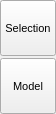
<?xml version="1.0" encoding="UTF-8"?>
<ui version="4.0">
 <class>AddHPopup</class>
 <widget class="QWidget" name="AddHPopup">
  <property name="geometry">
   <rect>
    <x>0</x>
    <y>0</y>
    <width>94</width>
    <height>114</height>
   </rect>
  </property>
  <property name="sizePolicy">
   <sizepolicy hsizetype="Minimum" vsizetype="Minimum">
    <horstretch>0</horstretch>
    <verstretch>0</verstretch>
   </sizepolicy>
  </property>
  <property name="font">
   <font>
    <pointsize>8</pointsize>
   </font>
  </property>
  <property name="windowTitle">
   <string>AddH Popup</string>
  </property>
  <layout class="QVBoxLayout" name="verticalLayout">
   <property name="spacing">
    <number>2</number>
   </property>
   <property name="sizeConstraint">
    <enum>QLayout::SetFixedSize</enum>
   </property>
   <property name="margin">
    <number>0</number>
   </property>
   <item>
    <widget class="QToolButton" name="AddHSelectionButton">
     <property name="minimumSize">
      <size>
       <width>56</width>
       <height>56</height>
      </size>
     </property>
     <property name="maximumSize">
      <size>
       <width>56</width>
       <height>56</height>
      </size>
     </property>
     <property name="toolTip">
      <string>Add hydrogens to all atoms in current selection</string>
     </property>
     <property name="text">
      <string>Selection</string>
     </property>
     <property name="icon">
      <iconset resource="icons.qrc">
       <normaloff>:/build/icons/build_addh.svg</normaloff>:/build/icons/build_addh.svg</iconset>
     </property>
     <property name="iconSize">
      <size>
       <width>30</width>
       <height>30</height>
      </size>
     </property>
     <property name="checkable">
      <bool>false</bool>
     </property>
     <property name="autoExclusive">
      <bool>false</bool>
     </property>
     <property name="toolButtonStyle">
      <enum>Qt::ToolButtonTextUnderIcon</enum>
     </property>
     <property name="autoRaise">
      <bool>false</bool>
     </property>
    </widget>
   </item>
   <item>
    <widget class="QToolButton" name="AddHModelButton">
     <property name="minimumSize">
      <size>
       <width>56</width>
       <height>56</height>
      </size>
     </property>
     <property name="maximumSize">
      <size>
       <width>56</width>
       <height>56</height>
      </size>
     </property>
     <property name="toolTip">
      <string>Add hydrogens to all atoms in model</string>
     </property>
     <property name="text">
      <string>Model</string>
     </property>
     <property name="icon">
      <iconset resource="icons.qrc">
       <normaloff>:/build/icons/build_addh.svg</normaloff>:/build/icons/build_addh.svg</iconset>
     </property>
     <property name="iconSize">
      <size>
       <width>30</width>
       <height>30</height>
      </size>
     </property>
     <property name="checkable">
      <bool>false</bool>
     </property>
     <property name="autoExclusive">
      <bool>false</bool>
     </property>
     <property name="toolButtonStyle">
      <enum>Qt::ToolButtonTextUnderIcon</enum>
     </property>
     <property name="autoRaise">
      <bool>false</bool>
     </property>
    </widget>
   </item>
  </layout>
 </widget>
 <resources>
  <include location="icons.qrc"/>
 </resources>
 <connections/>
</ui>
